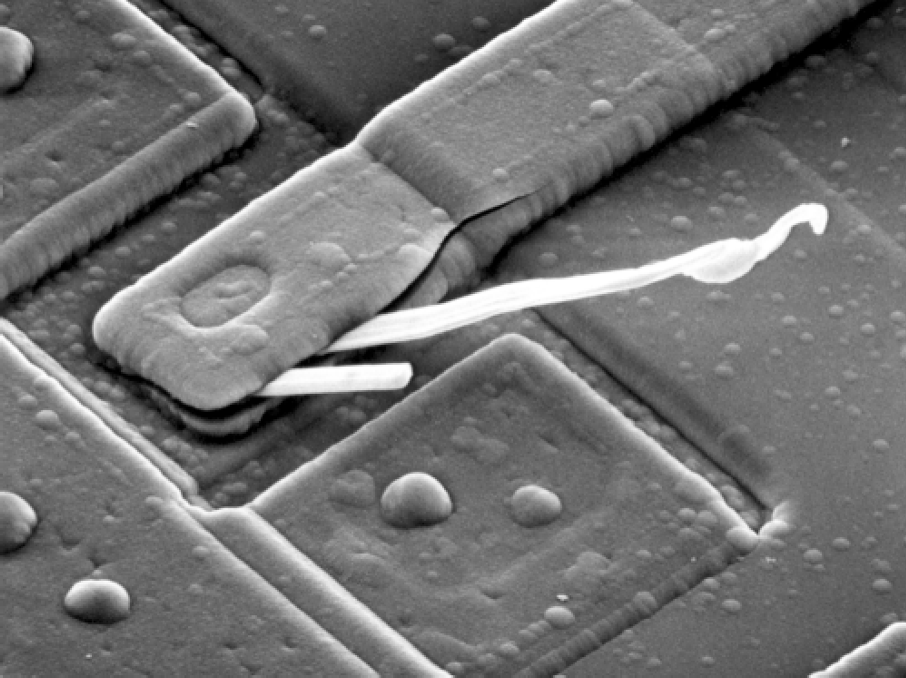
#> input picture fourier_transform/Fig0429(a)(blown_ic).tif, 906 x 678 px
$ python 2.py
#> lines starting #> are read from the running program, lines starting #| are printed output that depends on the picture
import cv2
import numpy as np
from matplotlib import pyplot as plt
# 讀取圖片並轉成灰階
image = cv2.imread('./Fig0429(a)(blown_ic).tif')
#> image is the input picture: shape (678, 906, 3); min 0, max 255, mean 112.6
image = cv2.cvtColor(image,cv2.COLOR_BGR2GRAY)
#> image: shape (678, 906)

# 傅立葉轉換, 取得 spectrum
ft = np.fft.fft2(image)
ft_shift = np.fft.fftshift(ft)
spectrum = 20*np.log(1+np.abs(ft_shift))
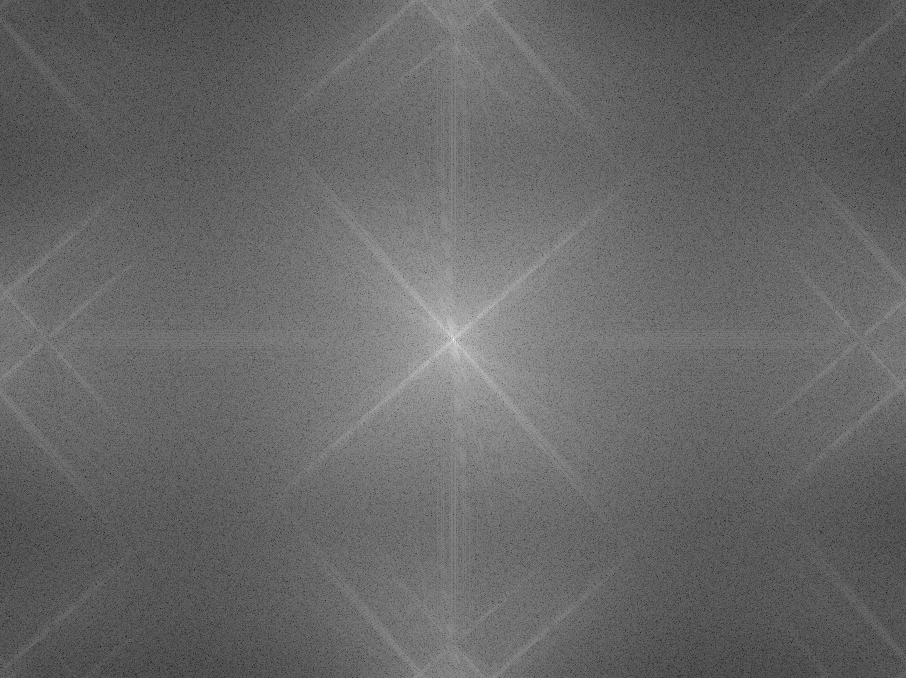
#> spectrum: shape (678, 906) float64; min 0.973, max 361, mean 146.9; drawn with min black and max white

# 建一個 filter H(u,v), 除了中心點設 0, 其餘設 1
mask = np.ones_like(image)
rows, cols = mask.shape
#> rows = 678; cols = 906
centery = mask.shape[0] // 2
#> centery = 339
centerx = mask.shape[1] // 2
#> centerx = 453
mask[int(rows/2)][int(cols/2)] = 0

# 將 filter H(u,v) 與 F(u,v) 相乘, 並做反傅立葉轉重建圖片
ft_shift = np.multiply(ft_shift,mask) / 255.0
ift_shift = np.fft.ifftshift(ft_shift)
filtered_image = np.fft.ifft2(ift_shift)

# 以下繪圖
plt.subplot(131),plt.imshow(image, cmap = 'gray')
plt.title('Fig 4.29(a)'), plt.xticks([]), plt.yticks([])
plt.subplot(132),plt.imshow(spectrum, cmap = 'gray')
plt.title('Fig 4.29(b)'), plt.xticks([]), plt.yticks([])
plt.subplot(133),plt.imshow(np.abs(filtered_image), cmap = 'gray')
plt.title('Fig 4.30'), plt.xticks([]), plt.yticks([])
plt.show()
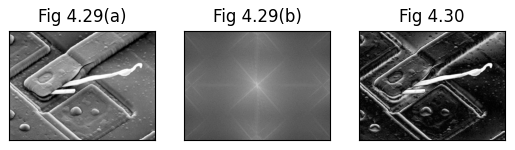
#> figure drawn by matplotlib, 3 panels
